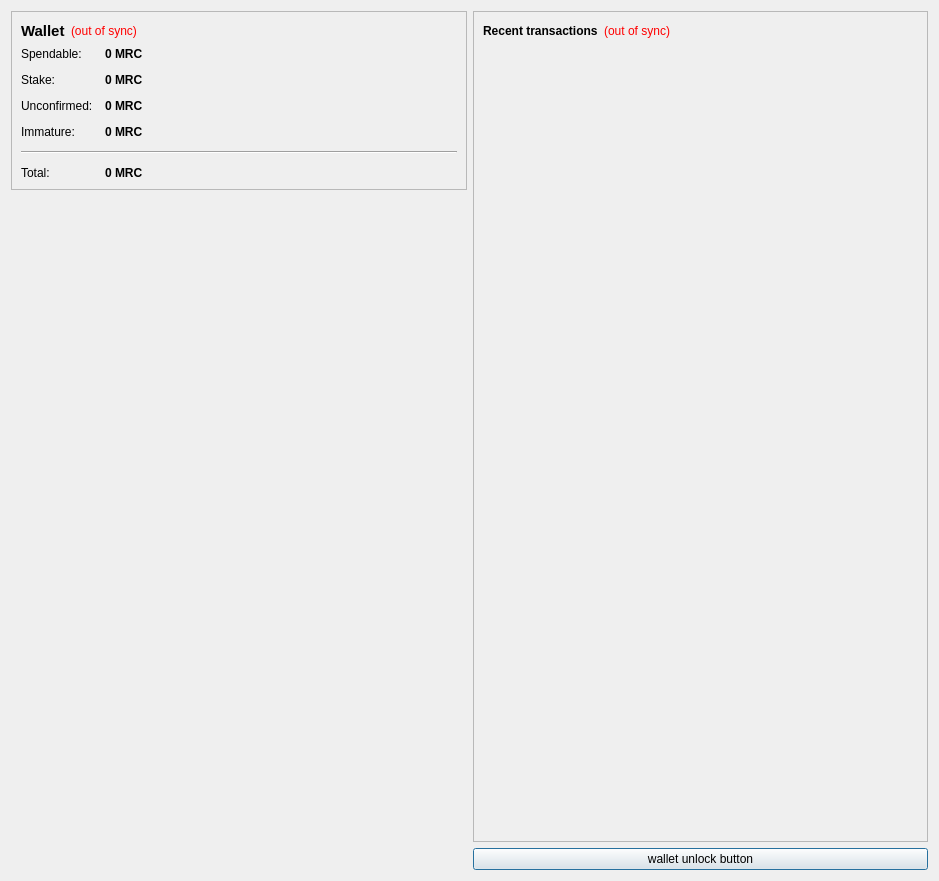
<?xml version="1.0" encoding="UTF-8"?>
<ui version="4.0">
 <class>OverviewPage</class>
 <widget class="QWidget" name="OverviewPage">
  <property name="geometry">
   <rect>
    <x>0</x>
    <y>0</y>
    <width>939</width>
    <height>881</height>
   </rect>
  </property>
  <property name="windowTitle">
   <string>Form</string>
  </property>
  <layout class="QHBoxLayout" name="horizontalLayout" stretch="0,0">
   <item>
    <layout class="QVBoxLayout" name="verticalLayout_2">
     <item>
      <widget class="QFrame" name="frame">
       <property name="frameShape">
        <enum>QFrame::StyledPanel</enum>
       </property>
       <property name="frameShadow">
        <enum>QFrame::Raised</enum>
       </property>
       <layout class="QVBoxLayout" name="verticalLayout_4">
        <item>
         <layout class="QHBoxLayout" name="horizontalLayout_4">
          <item>
           <widget class="QLabel" name="label_5">
            <property name="font">
             <font>
              <pointsize>11</pointsize>
              <weight>75</weight>
              <bold>true</bold>
             </font>
            </property>
            <property name="text">
             <string>Wallet</string>
            </property>
           </widget>
          </item>
          <item>
           <widget class="QLabel" name="labelWalletStatus">
            <property name="toolTip">
             <string>The displayed information may be out of date. Your wallet automatically synchronizes with the microCoin network after a connection is established, but this process has not completed yet.</string>
            </property>
            <property name="styleSheet">
             <string notr="true">QLabel { color: red; }</string>
            </property>
            <property name="text">
             <string notr="true">(out of sync)</string>
            </property>
            <property name="alignment">
             <set>Qt::AlignLeading|Qt::AlignLeft|Qt::AlignVCenter</set>
            </property>
           </widget>
          </item>
          <item>
           <spacer name="horizontalSpacer_2">
            <property name="orientation">
             <enum>Qt::Horizontal</enum>
            </property>
            <property name="sizeHint" stdset="0">
             <size>
              <width>40</width>
              <height>20</height>
             </size>
            </property>
           </spacer>
          </item>
         </layout>
        </item>
        <item>
         <layout class="QFormLayout" name="formLayout_2">
          <property name="fieldGrowthPolicy">
           <enum>QFormLayout::AllNonFixedFieldsGrow</enum>
          </property>
          <property name="horizontalSpacing">
           <number>12</number>
          </property>
          <property name="verticalSpacing">
           <number>12</number>
          </property>
          <item row="0" column="0">
           <widget class="QLabel" name="label">
            <property name="text">
             <string>Spendable:</string>
            </property>
           </widget>
          </item>
          <item row="0" column="1">
           <widget class="QLabel" name="labelBalance">
            <property name="font">
             <font>
              <weight>75</weight>
              <bold>true</bold>
             </font>
            </property>
            <property name="cursor">
             <cursorShape>IBeamCursor</cursorShape>
            </property>
            <property name="toolTip">
             <string>Your current spendable balance</string>
            </property>
            <property name="text">
             <string notr="true">0 MRC</string>
            </property>
            <property name="textInteractionFlags">
             <set>Qt::LinksAccessibleByMouse|Qt::TextSelectableByKeyboard|Qt::TextSelectableByMouse</set>
            </property>
           </widget>
          </item>
          <item row="1" column="0">
           <widget class="QLabel" name="label_6">
            <property name="text">
             <string>Stake:</string>
            </property>
           </widget>
          </item>
          <item row="1" column="1">
           <widget class="QLabel" name="labelStake">
            <property name="font">
             <font>
              <weight>75</weight>
              <bold>true</bold>
             </font>
            </property>
            <property name="cursor">
             <cursorShape>IBeamCursor</cursorShape>
            </property>
            <property name="toolTip">
             <string>Total of coins that was staked, and do not yet count toward the current balance</string>
            </property>
            <property name="text">
             <string notr="true">0 MRC</string>
            </property>
            <property name="textInteractionFlags">
             <set>Qt::LinksAccessibleByMouse|Qt::TextSelectableByKeyboard|Qt::TextSelectableByMouse</set>
            </property>
           </widget>
          </item>
          <item row="2" column="0">
           <widget class="QLabel" name="label_3">
            <property name="text">
             <string>Unconfirmed:</string>
            </property>
           </widget>
          </item>
          <item row="2" column="1">
           <widget class="QLabel" name="labelUnconfirmed">
            <property name="font">
             <font>
              <weight>75</weight>
              <bold>true</bold>
             </font>
            </property>
            <property name="cursor">
             <cursorShape>IBeamCursor</cursorShape>
            </property>
            <property name="toolTip">
             <string>Total of transactions that have yet to be confirmed, and do not yet count toward the current balance</string>
            </property>
            <property name="text">
             <string notr="true">0 MRC</string>
            </property>
            <property name="textInteractionFlags">
             <set>Qt::LinksAccessibleByMouse|Qt::TextSelectableByKeyboard|Qt::TextSelectableByMouse</set>
            </property>
           </widget>
          </item>
          <item row="3" column="0">
           <widget class="QLabel" name="labelImmatureText">
            <property name="text">
             <string>Immature:</string>
            </property>
           </widget>
          </item>
          <item row="3" column="1">
           <widget class="QLabel" name="labelImmature">
            <property name="font">
             <font>
              <weight>75</weight>
              <bold>true</bold>
             </font>
            </property>
            <property name="toolTip">
             <string>Mined balance that has not yet matured</string>
            </property>
            <property name="text">
             <string notr="true">0 MRC</string>
            </property>
            <property name="textInteractionFlags">
             <set>Qt::LinksAccessibleByMouse|Qt::TextSelectableByKeyboard|Qt::TextSelectableByMouse</set>
            </property>
           </widget>
          </item>
          <item row="4" column="0" colspan="2">
           <widget class="Line" name="line">
            <property name="orientation">
             <enum>Qt::Horizontal</enum>
            </property>
           </widget>
          </item>
          <item row="5" column="0">
           <widget class="QLabel" name="labelTotalText">
            <property name="text">
             <string>Total:</string>
            </property>
           </widget>
          </item>
          <item row="5" column="1">
           <widget class="QLabel" name="labelTotal">
            <property name="font">
             <font>
              <weight>75</weight>
              <bold>true</bold>
             </font>
            </property>
            <property name="cursor">
             <cursorShape>IBeamCursor</cursorShape>
            </property>
            <property name="toolTip">
             <string>Your current total balance</string>
            </property>
            <property name="text">
             <string notr="true">0 MRC</string>
            </property>
            <property name="textInteractionFlags">
             <set>Qt::LinksAccessibleByMouse|Qt::TextSelectableByKeyboard|Qt::TextSelectableByMouse</set>
            </property>
           </widget>
          </item>
         </layout>
        </item>
       </layout>
      </widget>
     </item>
     <item>
      <spacer name="verticalSpacer_4">
       <property name="orientation">
        <enum>Qt::Vertical</enum>
       </property>
       <property name="sizeHint" stdset="0">
        <size>
         <width>20</width>
         <height>40</height>
        </size>
       </property>
      </spacer>
     </item>
     <item>
      <widget class="QLabel" name="label_2">
       <property name="text">
        <string/>
       </property>
       <property name="pixmap">
        <pixmap resource="../bitcoin.qrc">:/images/Wallet_Logo</pixmap>
       </property>
       <property name="alignment">
        <set>Qt::AlignCenter</set>
       </property>
      </widget>
     </item>
     <item>
      <spacer name="verticalSpacer">
       <property name="orientation">
        <enum>Qt::Vertical</enum>
       </property>
       <property name="sizeHint" stdset="0">
        <size>
         <width>20</width>
         <height>40</height>
        </size>
       </property>
      </spacer>
     </item>
    </layout>
   </item>
   <item>
    <layout class="QVBoxLayout" name="verticalLayout_3">
     <item>
      <widget class="QFrame" name="frame_2">
       <property name="frameShape">
        <enum>QFrame::StyledPanel</enum>
       </property>
       <property name="frameShadow">
        <enum>QFrame::Raised</enum>
       </property>
       <layout class="QVBoxLayout" name="verticalLayout">
        <item>
         <layout class="QHBoxLayout" name="horizontalLayout_2">
          <item>
           <widget class="QLabel" name="label_4">
            <property name="text">
             <string>&lt;b&gt;Recent transactions&lt;/b&gt;</string>
            </property>
           </widget>
          </item>
          <item>
           <widget class="QLabel" name="labelTransactionsStatus">
            <property name="toolTip">
             <string>The displayed information may be out of date. Your wallet automatically synchronizes with the microCoin network after a connection is established, but this process has not completed yet.</string>
            </property>
            <property name="styleSheet">
             <string notr="true">QLabel { color: red; }</string>
            </property>
            <property name="text">
             <string notr="true">(out of sync)</string>
            </property>
            <property name="alignment">
             <set>Qt::AlignRight|Qt::AlignTrailing|Qt::AlignVCenter</set>
            </property>
           </widget>
          </item>
          <item>
           <spacer name="horizontalSpacer">
            <property name="orientation">
             <enum>Qt::Horizontal</enum>
            </property>
            <property name="sizeHint" stdset="0">
             <size>
              <width>40</width>
              <height>20</height>
             </size>
            </property>
           </spacer>
          </item>
         </layout>
        </item>
        <item>
         <widget class="QListView" name="listTransactions">
          <property name="styleSheet">
           <string notr="true">QListView { background: transparent; }</string>
          </property>
          <property name="frameShape">
           <enum>QFrame::NoFrame</enum>
          </property>
          <property name="verticalScrollBarPolicy">
           <enum>Qt::ScrollBarAlwaysOff</enum>
          </property>
          <property name="horizontalScrollBarPolicy">
           <enum>Qt::ScrollBarAlwaysOff</enum>
          </property>
          <property name="selectionMode">
           <enum>QAbstractItemView::NoSelection</enum>
          </property>
         </widget>
        </item>
       </layout>
      </widget>
     </item>
     <item>
      <widget class="QPushButton" name="unlockWalletButton">
       <property name="sizePolicy">
        <sizepolicy hsizetype="Minimum" vsizetype="Fixed">
         <horstretch>0</horstretch>
         <verstretch>0</verstretch>
        </sizepolicy>
       </property>
       <property name="maximumSize">
        <size>
         <width>16777214</width>
         <height>16777214</height>
        </size>
       </property>
       <property name="toolTip">
        <string/>
       </property>
       <property name="text">
        <string>wallet unlock button</string>
       </property>
       <property name="checkable">
        <bool>false</bool>
       </property>
       <property name="autoDefault">
        <bool>false</bool>
       </property>
       <property name="default">
        <bool>true</bool>
       </property>
       <property name="flat">
        <bool>false</bool>
       </property>
      </widget>
     </item>
    </layout>
   </item>
  </layout>
 </widget>
 <resources>
  <include location="../bitcoin.qrc"/>
 </resources>
 <connections/>
</ui>
